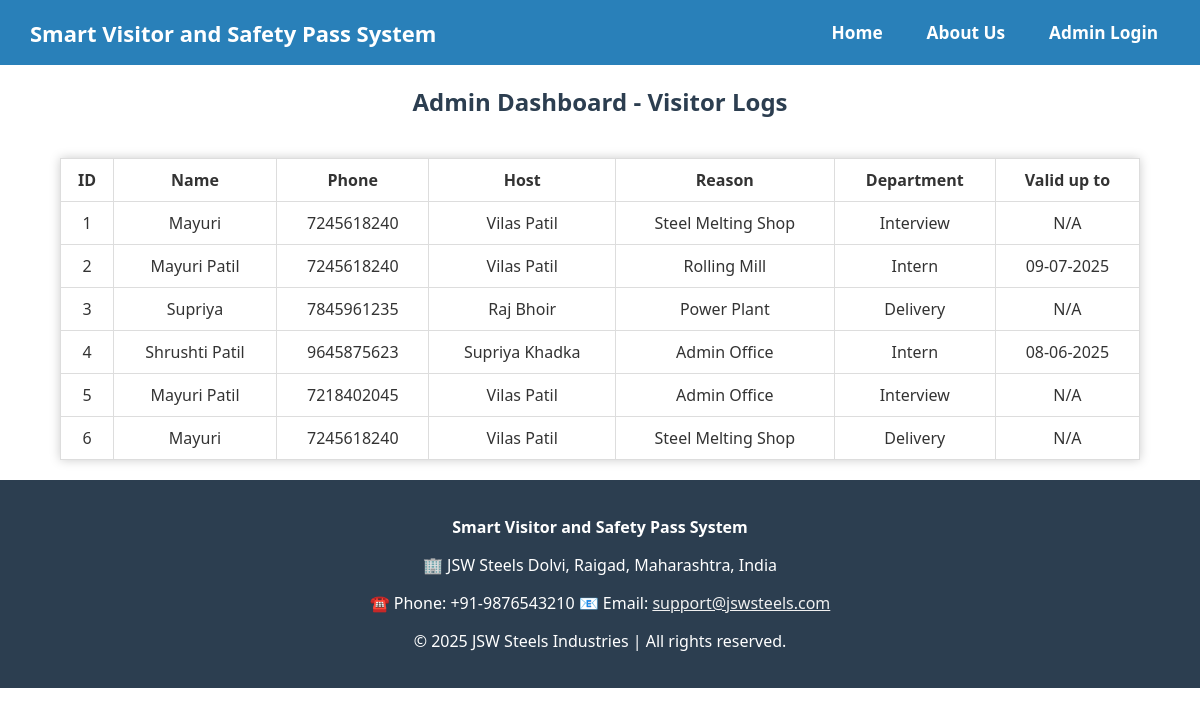
The page /admin on the database its author committed.
### tables this page shows
CREATE TABLE visitors (
        id INTEGER PRIMARY KEY AUTOINCREMENT,
        name TEXT,
        phone TEXT,
        host TEXT,
        department TEXT,
        reason TEXT,
        start_date TEXT,
        end_date TEXT
    , quiz_passed INTEGER DEFAULT 0);

### app.py (the view)
@app.route('/admin')
def admin():
    conn = sqlite3.connect(DB_NAME)
    c = conn.cursor()
    c.execute("SELECT * FROM visitors")
    visitors = c.fetchall()
    conn.close()
    return render_template('admin.html', data=visitors)

### app.py (called while the page is built)
@app.template_filter('datetimeformat')
def datetimeformat(value):
    if not value:
        return ''
    try:
        if len(value) == 10:
            dt = datetime.strptime(value, '%Y-%m-%d')
        else:
            dt = datetime.strptime(value, '%Y-%m-%d %H:%M:%S')
        return dt.strftime('%d-%m-%Y')
    except Exception:
        return value

### templates/admin.html (shortened to what this page needs)
<!DOCTYPE html>
<html>
<head>
  <link rel="stylesheet" href="{{ url_for('static', filename='style.css') }}">
</head>
<body>
  {% include 'header.html' %}
<h2>Admin Dashboard - Visitor Logs</h2>
<table>
  <thead>
    <tr>
      <th>ID</th>
      <th>Name</th>
      <th>Phone</th>
      <th>Host</th>
      <th>Reason</th>
      <th>Department</th>
      <th>Valid up to</th>
    </tr>
  </thead>
  <tbody>
    {% for row in data %}
    <tr>
      <td>{{ row[0] }}</td>
      <td>{{ row[1] }}</td>
      <td>{{ row[2] }}</td>
      <td>{{ row[3] }}</td>
      <td>{{ row[4] }}</td>
      <td>{{ row[5] }}</td>
      <td>{% if row[7] %}{{ row[7]|datetimeformat }}{% else %}N/A{% endif %}</td>
    </tr>
    {% endfor %}
  </tbody>
</table>
  {% include 'footer.html' %}
</body>
</html>

### templates/header.html (shortened to what this page needs)
<!DOCTYPE html>
<html>
<head>
  <link rel="stylesheet" href="{{ url_for('static', filename='style.css') }}">
</head>
<body class="{{ body_class|default('') }}">
  <header class="navbar">
    <h1>Smart Visitor and Safety Pass System</h1>
    <div class="nav-links">
      <a href="/">Home</a>
      <a href="/about">About Us</a>
      {% if session.get('user') %}
        <form action="/logout" method="post" style="display: inline;">
          <button type="submit">Logout</button>
        </form>
      {% else %}
        <a href="/login">Admin Login</a>
      {% endif %}
    </div>
  </header>

### templates/footer.html (shortened to what this page needs)
  <footer style="background: #2c3e50; color: white; padding: 20px 0; text-align: center;">
    <div style="max-width: 800px; margin: auto;">
      <p><strong>Smart Visitor and Safety Pass System</strong></p>
      <p>
        🏢 JSW Steels Dolvi, Raigad, Maharashtra, India
      </p>
      <p>
        ☎️ Phone: +91-9876543210
        📧 Email: <a href="mailto:support@jswsteels.com" style="color: #f0f0f0;">support@jswsteels.com</a>
      </p>
      <p>
        &copy; 2025 JSW Steels Industries | All rights reserved.
      </p>
    </div>
  </footer>
</body>
</html>

### static/style.css (style rules this page uses)
body { background: #fff; color: #333; font-family: 'Segoe UI', sans-serif; margin: 0; padding: 0; min-height: 100vh; }
h2 { color: #2c3e50; text-align: center; }
table { width: 90%; margin: 20px auto; border-collapse: collapse; background-color: white; box-shadow: 0 0 10px #ccc; }
th, td { padding: 10px; border: 1px solid #ddd; text-align: center; }
body:not(.home-bg) { display: flex; flex-direction: column; min-height: 100vh; }
.nav-links { display: flex; gap: 24px; align-items: center; flex-wrap: nowrap; white-space: nowrap; }
.nav-links a, .nav-links form button { color: white; text-decoration: none; font-weight: 500; font-size: 1.08em; padding: 7px 16px; border-radius: 5px; background: none; border: none; cursor: pointer; transition: background 0.2s; display: flex; align-items: center; }

### templates/header.html (style rules this page uses)
.navbar { background-color: #2980b9; color: white; padding: 15px 30px; display: flex; justify-content: space-between; align-items: center; }
.navbar h1 { margin: 0; font-size: 22px; font-weight: bold; }
.nav-links { display: flex; gap: 20px; align-items: center; }
.nav-links a, .nav-links form button { color: white; text-decoration: none; font-weight: bold; padding: 6px 12px; border-radius: 5px; background: none; border: none; cursor: pointer; }

### rows shown on the page
visitors: id "1", name "Mayuri", phone "7245618240", host "Vilas Patil", department "Steel Melting Shop", reason "Interview", shows "N/A"
visitors: id "2", name "Mayuri Patil", phone "7245618240", host "Vilas Patil", department "Rolling Mill", reason "Intern", end_date "09-07-2025"
visitors: id "3", name "Supriya", phone "7845961235", host "Raj Bhoir", department "Power Plant", reason "Delivery", shows "N/A"
visitors: id "4", name "Shrushti Patil", phone "9645875623", host "Supriya Khadka", department "Admin Office", reason "Intern", end_date "08-06-2025"
visitors: id "5", name "Mayuri Patil", phone "7218402045", host "Vilas Patil", department "Admin Office", reason "Interview", shows "N/A"
visitors: id "6", name "Mayuri", phone "7245618240", host "Vilas Patil", department "Steel Melting Shop", reason "Delivery", shows "N/A"
